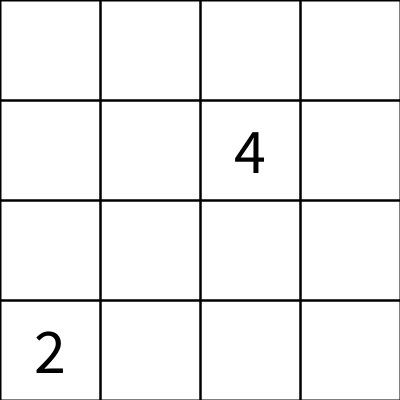
Frame 1 (no input)
Frame 60 (the mouse pressed at the canvas centre just before this capture): identical to frame 1, image omitted
Frame 120 (the mouse held since frame 60 and released just before this capture): identical to frame 1, image omitted

The Processing sketch that drew this single still picture (run headless with seeded random() and noise(); from frame 60 on, the mouse is pressed at the canvas centre):

// Processing sketch: CC_094_2048_Processing
// ── CC_094_2048_Processing.pde
int[][] grid = new int[4][4];

boolean isGameOver() {
  for (int i = 0; i < 4; i++) {
    for (int j = 0; j < 4; j++) {
      if (grid[i][j] == 0) {
        return false;
      }
      if (i != 3 && grid[i][j] == grid[i + 1][j]) {
        return false;
      }
      if (j != 3 && grid[i][j] == grid[i][j + 1]) {
        return false;
      }
    }
  }
  return true;
}

boolean got2048(){
  for (int i = 0; i < 4; i++) {
    for (int j = 0; j < 4; j++) {
      if (grid[i][j] == 2048) {
        return true;
      }
    }
  }
  return false;
}

int[][] blankGrid() {
    int[][] a = {
    {0, 0, 0, 0},
    {0, 0, 0, 0},
    {0, 0, 0, 0},
    {0, 0, 0, 0}
  };
  return a;
}

void setup() {
  size(400, 400);
  grid = blankGrid();
  addNumber(2);
}

void addNumber(int num) {
  int startingspots = 0;
  while(startingspots < num){
    int x = (int)random(4);
    int y = (int)random(4);
    if(grid[x][y] == 0)
    {
      float r = random(1);
      grid[x][y] = r > 0.5 ? 4 : 2;
      startingspots++;
    }
    
  }
  
}

boolean compare(int[][] a, int[][] b) {
  for (int i = 0; i < 4; i++) {
    for (int j = 0; j < 4; j++) {
      if ( a[i][j] != b[i][j]) {
        return true;
      }
    }
  }
  return false;
}

int[][] copyGrid(int[][] grid) {
  int[][] extra = blankGrid();
  for (int i = 0; i < 4; i++) {
    for (int j = 0; j < 4; j++) {
      extra[i][j] = grid[i][j];
    }
  }
  return extra;


}

void reverse(int arr[], int start, int end)
{
   int temp;
   if (start >= end)
     return;
   temp = arr[start];   
   arr[start] = arr[end];
   arr[end] = temp;
   reverse(arr, start+1, end-1);
   
} 

int[][] flipGrid(int[][] grid) {
  for (int i = 0; i < 4; i++) {
    reverse(grid[i],0,3);
}
  return grid;
}

int[][] rotateGrid(int grid[][]) {
  int[][] newGrid = blankGrid();
  for (int i = 0; i < 4; i++) {
    for (int j = 0; j < 4; j++) {
      newGrid[i][j] = grid[j][i];
    }
  }
  return newGrid;
}
// One "move"
void keyPressed() {
  boolean flipped = false;
  boolean rotated = false;
  boolean played = true;
  
  if (keyCode == DOWN) {
    
  } else if (keyCode == UP) {
    grid = flipGrid(grid);
    flipped = true;
  } else if (keyCode == RIGHT) {
    grid = rotateGrid(grid);
    rotated = true;
  } else if (keyCode == LEFT) {
    grid = rotateGrid(grid);
    grid = flipGrid(grid);
    rotated = true;
    flipped = true;
  } else {
    played = false;
  }


  if (played) {
    int[][] past = copyGrid(grid);
    for (int i = 0; i < 4; i++) {
      grid[i] = operate(grid[i]);
    }
    boolean changed = compare(past, grid);

    if (flipped) {
      grid = flipGrid(grid);
    }
    if (rotated) {
      grid = rotateGrid(grid);
      grid = rotateGrid(grid);
      grid = rotateGrid(grid);
    }

    if (changed) {
      addNumber(1);
    }
    

    boolean gameover = isGameOver();
    boolean wingame = got2048();
    if (gameover) {
      print("GAME OVER");
    }
    
    if(wingame) {
      print("You have reached 2048!!!");
    }
  }


}

int[] operate(int[] row) {
  row = slide(row);
  row = combine(row);
  row = slide(row);
  return row;
}


void draw() {
  background(255);
  drawGrid();
}

int[] slide(int[] row) {
  int[] arr = new int[4];
  int index=3;
  for(int i = 3 ; i >= 0 ;i--)
  {
    if(row[i] != 0)
    {
      arr[index] = row[i];
      index--;
    }
  }
  
  return arr;
}


int[] combine(int[] row) {
  for (int i = 3; i >= 1; i--) {
    int a = row[i];
    int b = row[i - 1];
    if (a == b) {
      row[i] = a + b;
      //score += row[i];
      row[i - 1] = 0;
    }
  }
  return row;
}

void drawGrid() {
  int w = 100;
  
  for (int i = 0; i < 4; i++) {
    for (int j = 0; j < 4; j++) {
      noFill();
      strokeWeight(2);
      stroke(0);
      rect(i * w, j * w, w, w);
      int val = grid[i][j];
      if (grid[i][j] != 0) {
        textAlign(CENTER,CENTER);
        String s = "" + val;
        int len = s.length() - 1;
        int[] sizes = {64, 64, 32, 16};
        fill(0);
        noStroke();
        textSize(sizes[len]);
        text(val, i * w + w / 2, j * w + w / 2);
      }
    }
  }
  
}
